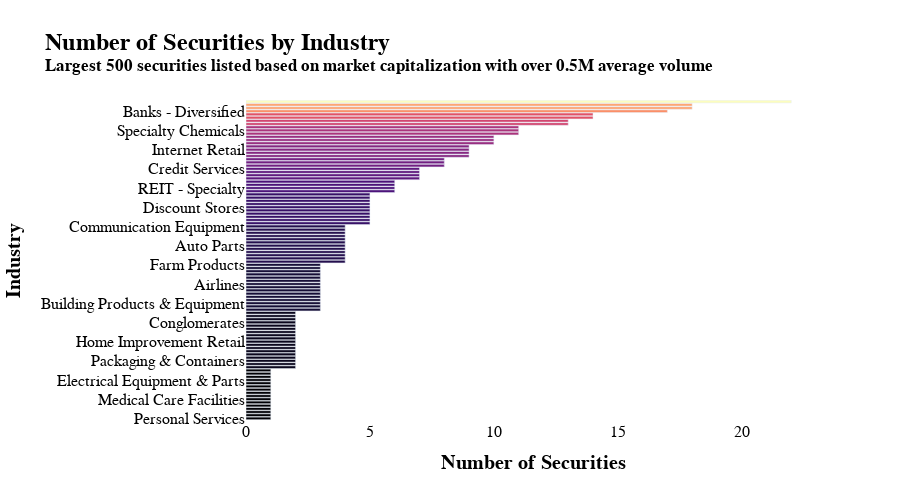

Source (notebook cell):
### Code cell
# create the bar trace
bar_trace = go.Bar(
    x=industryOv['securities'],
    y=industryOv['Industry'],
    orientation='h',
    marker={'color': industryOv['securities'], 'colorscale': 'Magma'},
    hovertemplate=[f'Industry: {ind}<br>Securities: {sec}<br>Market Cap: {mc}<br>Volume: {v} units' for ind, sec, mc, v in zip(industryOv['Industry'], industryOv['securities'], industryOv['marketCap_formatted'], industryOv['volume_formatted'])],
    name=''
)

# create the layout
layout = go.Layout(
    title={
    'text':'<b>Number of Securities by Industry<b><br><sup>Largest 500 securities listed based on market capitalization with over 0.5M average volume</sup>',
    'font':{'size':24,'family':'Goldman Sans','color':'black'}
    },
    xaxis={
    'title':{
    'text':'<b>Number of Securities<b>',    
    'font':{'size':20,'family':'Goldman Sans','color':'black'}
    },
    'tickfont':{'size':16,'family':'Goldman Sans','color':'black'} 
    },
    yaxis={
    'title':{
    'text':'<b>Industry<b>',    
    'font':{'size':20,'family':'Goldman Sans','color':'black'}
    },
    'tickfont':{'size':16,'family':'Goldman Sans','color':'black'}
    },
    hoverlabel={
    'font':{'size':15, 'family':'Goldman Sans'}
    },
    plot_bgcolor='white',
    autosize=True,
    height=500
)

# create the figure
fig = go.Figure(data=[bar_trace], layout=layout)

# show the plot
fig.show()

### Figure 1 — Plotly figure (JSON) as saved in the notebook; plotly's stock layout.template omitted (floating-point values rounded to 4 significant figures)
{"data": [{"hovertemplate": ["Industry: Personal Services<br>Securities: 1<br>Market Cap: $17.21B<br>Volume: 1.46M units", "Industry: Footwear & Accessories<br>Securities: 1<br>Market Cap: $185.42B<br>Volume: 3.87M units", "Industry: Grocery Stores<br>Securities: 1<br>Market Cap: $32.73B<br>Volume: 8.04M units", "Industry: Consumer Electronics<br>Securities: 1<br>Market Cap: $2,308.58B<br>Volume: 70.59M units", "Industry: Confectioners<br>Securities: 1<br>Market Cap: $89.11B<br>Volume: 5.64M units", "Industry: Utilities - Renewable<br>Securities: 1<br>Market Cap: $24.92B<br>Volume: 2.30M units", "Industry: Medical Care Facilities<br>Securities: 1<br>Market Cap: $67.51B<br>Volume: 1.19M units", "Industry: Chemicals<br>Securities: 1<br>Market Cap: $41.19B<br>Volume: 3.44M units", "Industry: Mortgage Finance<br>Securities: 1<br>Market Cap: $15.94B<br>Volume: 3.09M units", "Industry: Food Distribution<br>Securities: 1<br>Market Cap: $38.35B<br>Volume: 1.60M units", "Industry: Pharmaceutical Retailers<br>Securities: 1<br>Market Cap: $30.52B<br>Volume: 5.41M units", "Industry: REIT - Diversified<br>Securities: 1<br>Market Cap: $33.92B<br>Volume: 9.85M units", "Industry: Electrical Equipment & Parts<br>Securities: 1<br>Market Cap: $65.82B<br>Volume: 2.85M units", "Industry: Auto & Truck Dealerships<br>Securities: 1<br>Market Cap: $33.86B<br>Volume: 1.83M units", "Industry: Specialty Business Services<br>Securities: 1<br>Market Cap: $29.14B<br>Volume: 1.00M units", "Industry: Utilities - Regulated Water<br>Securities: 1<br>Market Cap: $25.21B<br>Volume: 2.56M units", "Industry: REIT - Retail<br>Securities: 2<br>Market Cap: $41.24B<br>Volume: 2.32M units", "Industry: Residential Construction<br>Securities: 2<br>Market Cap: $29.16B<br>Volume: 2.48M units", "Industry: Packaging & Containers<br>Securities: 2<br>Market Cap: $17.13B<br>Volume: 4.28M units", "Industry: Resorts & Casinos<br>Securities: 2<br>Market Cap: $31.46B<br>Volume: 4.62M units", "Industry: Scientific & Technical Instruments<br>Securities: 2<br>Market Cap: $25.98B<br>Volume: 1.71M units", "Industry: Specialty Retail<br>Securities: 2<br>Market Cap: $21.52B<br>Volume: 1.82M units", "Industry: Industrial Distribution<br>Securities: 2<br>Market Cap: $30.00B<br>Volume: 2.57M units", "Industry: Staffing & Employment Services<br>Securities: 2<br>Market Cap: $66.31B<br>Volume: 1.85M units", "Industry: Home Improvement Retail<br>Securities: 2<br>Market Cap: $208.31B<br>Volume: 3.70M units", "Industry: Health Information Services<br>Securities: 2<br>Market Cap: $30.54B<br>Volume: 2.14M units", "Industry: Utilities - Diversified<br>Securities: 2<br>Market Cap: $31.62B<br>Volume: 2.19M units", "Industry: REIT - Healthcare Facilities<br>Securities: 2<br>Market Cap: $27.81B<br>Volume: 1.84M units", "Industry: Advertising Agencies<br>Securities: 2<br>Market Cap: $16.17B<br>Volume: 2.05M units", "Industry: Insurance Brokers<br>Securities: 2<br>Market Cap: $48.02B<br>Volume: 0.84M units", "Industry: Conglomerates<br>Securities: 2<br>Market Cap: $95.21B<br>Volume: 3.00M units", "Industry: Copper<br>Securities: 2<br>Market Cap: $59.72B<br>Volume: 6.13M units", "Industry: Beverages - Wineries & Distilleries<br>Securities: 2<br>Market Cap: $36.21B<br>Volume: 1.13M units", "Industry: Beverages - Brewers<br>Securities: 2<br>Market Cap: $72.58B<br>Volume: 32.73M units", "Industry: Electronic Components<br>Securities: 3<br>Market Cap: $38.62B<br>Volume: 2.71M units", "Industry: Oil & Gas Refining & Marketing<br>Securities: 3<br>Market Cap: $52.84B<br>Volume: 3.69M units", "Industry: Building Products & Equipment<br>Securities: 3<br>Market Cap: $41.70B<br>Volume: 3.89M units", "Industry: Medical Distribution<br>Securities: 3<br>Market Cap: $32.71B<br>Volume: 1.49M units", "Industry: REIT - Industrial<br>Securities: 3<br>Market Cap: $63.52B<br>Volume: 1.53M units", "Industry: Real Estate Services<br>Securities: 3<br>Market Cap: $26.22B<br>Volume: 3.91M units", "Industry: Solar<br>Securities: 3<br>Market Cap: $22.68B<br>Volume: 3.28M units", "Industry: Apparel Retail<br>Securities: 3<br>Market Cap: $55.55B<br>Volume: 2.36M units", "Industry: Airlines<br>Securities: 3<br>Market Cap: $20.66B<br>Volume: 5.73M units", "Industry: Steel<br>Securities: 3<br>Market Cap: $31.87B<br>Volume: 2.00M units", "Industry: Tobacco<br>Securities: 3<br>Market Cap: $106.77B<br>Volume: 3.79M units", "Industry: REIT - Residential<br>Securities: 3<br>Market Cap: $18.60B<br>Volume: 2.25M units", "Industry: Lodging<br>Securities: 3<br>Market Cap: $35.96B<br>Volume: 1.29M units", "Industry: Waste Management<br>Securities: 3<br>Market Cap: $38.78B<br>Volume: 1.38M units", "Industry: Farm Products<br>Securities: 3<br>Market Cap: $26.59B<br>Volume: 1.89M units", "Industry: Other Industrial Metals & Mining<br>Securities: 4<br>Market Cap: $97.43B<br>Volume: 12.18M units", "Industry: Gold<br>Securities: 4<br>Market Cap: $26.00B<br>Volume: 6.03M units", "Industry: Drug Manufacturers - Specialty & Generic<br>Securities: 4<br>Market Cap: $43.72B<br>Volume: 5.07M units", "Industry: Insurance - Life<br>Securities: 4<br>Market Cap: $42.02B<br>Volume: 3.03M units", "Industry: Oil & Gas Equipment & Services<br>Securities: 4<br>Market Cap: $41.41B<br>Volume: 4.72M units", "Industry: Auto Parts<br>Securities: 4<br>Market Cap: $23.54B<br>Volume: 1.74M units", "Industry: Medical Instruments & Supplies<br>Securities: 4<br>Market Cap: $46.56B<br>Volume: 1.87M units", "Industry: Insurance - Diversified<br>Securities: 4<br>Market Cap: $195.23B<br>Volume: 3.19M units", "Industry: Farm & Heavy Construction Machinery<br>Securities: 4<br>Market Cap: $79.17B<br>Volume: 2.94M units", "Industry: Integrated Freight & Logistics<br>Securities: 4<br>Market Cap: $61.97B<br>Volume: 2.51M units", "Industry: Agricultural Inputs<br>Securities: 4<br>Market Cap: $34.38B<br>Volume: 2.75M units", "Industry: Communication Equipment<br>Securities: 4<br>Market Cap: $65.94B<br>Volume: 17.53M units", "Industry: Financial Data & Stock Exchanges<br>Securities: 5<br>Market Cap: $55.21B<br>Volume: 5.06M units", "Industry: Diagnostics & Research<br>Securities: 5<br>Market Cap: $96.71B<br>Volume: 1.45M units", "Industry: Semiconductor Equipment & Materials<br>Securities: 5<br>Market Cap: $96.56B<br>Volume: 2.25M units", "Industry: Railroads<br>Securities: 5<br>Market Cap: $84.89B<br>Volume: 4.44M units", "Industry: Electronic Gaming & Multimedia<br>Securities: 5<br>Market Cap: $38.23B<br>Volume: 6.14M units", "Industry: Discount Stores<br>Securities: 5<br>Market Cap: $150.31B<br>Volume: 3.28M units", "Industry: Beverages - Non-Alcoholic<br>Securities: 5<br>Market Cap: $124.90B<br>Volume: 5.49M units", "Industry: Insurance - Property & Casualty<br>Securities: 5<br>Market Cap: $52.65B<br>Volume: 1.73M units", "Industry: Computer Hardware<br>Securities: 5<br>Market Cap: $25.27B<br>Volume: 3.98M units", "Industry: Capital Markets<br>Securities: 5<br>Market Cap: $95.87B<br>Volume: 3.24M units", "Industry: Healthcare Plans<br>Securities: 6<br>Market Cap: $141.12B<br>Volume: 3.43M units", "Industry: REIT - Specialty<br>Securities: 6<br>Market Cap: $38.45B<br>Volume: 2.07M units", "Industry: Restaurants<br>Securities: 6<br>Market Cap: $68.94B<br>Volume: 2.16M units", "Industry: Travel Services<br>Securities: 6<br>Market Cap: $27.40B<br>Volume: 7.91M units", "Industry: Household & Personal Products<br>Securities: 7<br>Market Cap: $98.63B<br>Volume: 2.05M units", "Industry: Specialty Industrial Machinery<br>Securities: 7<br>Market Cap: $51.50B<br>Volume: 2.58M units", "Industry: Information Technology Services<br>Securities: 7<br>Market Cap: $76.35B<br>Volume: 3.19M units", "Industry: Credit Services<br>Securities: 7<br>Market Cap: $155.78B<br>Volume: 4.07M units", "Industry: Biotechnology<br>Securities: 8<br>Market Cap: $60.41B<br>Volume: 1.84M units", "Industry: Packaged Foods<br>Securities: 8<br>Market Cap: $25.79B<br>Volume: 2.74M units", "Industry: Aerospace & Defense<br>Securities: 8<br>Market Cap: $75.14B<br>Volume: 2.78M units", "Industry: Medical Devices<br>Securities: 9<br>Market Cap: $68.32B<br>Volume: 3.10M units", "Industry: Auto Manufacturers<br>Securities: 9<br>Market Cap: $98.54B<br>Volume: 43.22M units", "Industry: Internet Retail<br>Securities: 9<br>Market Cap: $165.72B<br>Volume: 13.47M units", "Industry: Entertainment<br>Securities: 9<br>Market Cap: $50.80B<br>Volume: 6.58M units", "Industry: Oil & Gas E&P<br>Securities: 10<br>Market Cap: $51.40B<br>Volume: 6.64M units", "Industry: Oil & Gas Midstream<br>Securities: 10<br>Market Cap: $41.46B<br>Volume: 4.41M units", "Industry: Internet Content & Information<br>Securities: 10<br>Market Cap: $299.12B<br>Volume: 16.95M units", "Industry: Telecom Services<br>Securities: 11<br>Market Cap: $80.29B<br>Volume: 7.26M units", "Industry: Specialty Chemicals<br>Securities: 11<br>Market Cap: $48.35B<br>Volume: 1.94M units", "Industry: Oil & Gas Integrated<br>Securities: 11<br>Market Cap: $145.46B<br>Volume: 6.94M units", "Industry: Software - Infrastructure<br>Securities: 13<br>Market Cap: $197.73B<br>Volume: 9.91M units", "Industry: Asset Management<br>Securities: 13<br>Market Cap: $35.22B<br>Volume: 2.38M units", "Industry: Software - Application<br>Securities: 14<br>Market Cap: $58.87B<br>Volume: 5.55M units", "Industry: Drug Manufacturers - General<br>Securities: 14<br>Market Cap: $178.69B<br>Volume: 4.73M units", "Industry: Banks - Diversified<br>Securities: 17<br>Market Cap: $106.12B<br>Volume: 8.45M units", "Industry: Semiconductors<br>Securities: 18<br>Market Cap: $125.05B<br>Volume: 13.34M units", "Industry: Banks - Regional<br>Securities: 18<br>Market Cap: $39.70B<br>Volume: 8.52M units", "Industry: Utilities - Regulated Electric<br>Securities: 22<br>Market Cap: $36.46B<br>Volume: 4.22M units"], "marker": {"color": [1, 1, 1, 1, 1, 1, 1, 1, 1, 1, 1, 1, 1, 1, 1, 1, 2, 2, 2, 2, 2, 2, 2, 2, 2, 2, 2, 2, 2, 2, 2, 2, 2, 2, 3, 3, 3, 3, 3, 3, 3, 3, 3, 3, 3, 3, 3, 3, 3, 4, 4, 4, 4, 4, 4, 4, 4, 4, 4, 4, 4, 5, 5, 5, 5, 5, 5, 5, 5, 5, 5, 6, 6, 6, 6, 7, 7, 7, 7, 8, 8, 8, 9, 9, 9, 9, 10, 10, 10, 11, 11, 11, 13, 13, 14, 14, 17, 18, 18, 22], "colorscale": [[0, "#000004"], [0.1111, "#180f3d"], [0.2222, "#440f76"], [0.3333, "#721f81"], [0.4444, "#9e2f7f"], [0.5556, "#cd4071"], [0.6667, "#f1605d"], [0.7778, "#fd9668"], [0.8889, "#feca8d"], [1, "#fcfdbf"]]}, "name": "", "orientation": "h", "type": "bar", "x": [1, 1, 1, 1, 1, 1, 1, 1, 1, 1, 1, 1, 1, 1, 1, 1, 2, 2, 2, 2, 2, 2, 2, 2, 2, 2, 2, 2, 2, 2, 2, 2, 2, 2, 3, 3, 3, 3, 3, 3, 3, 3, 3, 3, 3, 3, 3, 3, 3, 4, 4, 4, 4, 4, 4, 4, 4, 4, 4, 4, 4, 5, 5, 5, 5, 5, 5, 5, 5, 5, 5, 6, 6, 6, 6, 7, 7, 7, 7, 8, 8, 8, 9, 9, 9, 9, 10, 10, 10, 11, 11, 11, 13, 13, 14, 14, 17, 18, 18, 22], "y": ["Personal Services", "Footwear & Accessories", "Grocery Stores", "Consumer Electronics", "Confectioners", "Utilities - Renewable", "Medical Care Facilities", "Chemicals", "Mortgage Finance", "Food Distribution", "Pharmaceutical Retailers", "REIT - Diversified", "Electrical Equipment & Parts", "Auto & Truck Dealerships", "Specialty Business Services", "Utilities - Regulated Water", "REIT - Retail", "Residential Construction", "Packaging & Containers", "Resorts & Casinos", "Scientific & Technical Instruments", "Specialty Retail", "Industrial Distribution", "Staffing & Employment Services", "Home Improvement Retail", "Health Information Services", "Utilities - Diversified", "REIT - Healthcare Facilities", "Advertising Agencies", "Insurance Brokers", "Conglomerates", "Copper", "Beverages - Wineries & Distilleries", "Beverages - Brewers", "Electronic Components", "Oil & Gas Refining & Marketing", "Building Products & Equipment", "Medical Distribution", "REIT - Industrial", "Real Estate Services", "Solar", "Apparel Retail", "Airlines", "Steel", "Tobacco", "REIT - Residential", "Lodging", "Waste Management", "Farm Products", "Other Industrial Metals & Mining", "Gold", "Drug Manufacturers - Specialty & Generic", "Insurance - Life", "Oil & Gas Equipment & Services", "Auto Parts", "Medical Instruments & Supplies", "Insurance - Diversified", "Farm & Heavy Construction Machinery", "Integrated Freight & Logistics", "Agricultural Inputs", "Communication Equipment", "Financial Data & Stock Exchanges", "Diagnostics & Research", "Semiconductor Equipment & Materials", "Railroads", "Electronic Gaming & Multimedia", "Discount Stores", "Beverages - Non-Alcoholic", "Insurance - Property & Casualty", "Computer Hardware", "Capital Markets", "Healthcare Plans", "REIT - Specialty", "Restaurants", "Travel Services", "Household & Personal Products", "Specialty Industrial Machinery", "Information Technology Services", "Credit Services", "Biotechnology", "Packaged Foods", "Aerospace & Defense", "Medical Devices", "Auto Manufacturers", "Internet Retail", "Entertainment", "Oil & Gas E&P", "Oil & Gas Midstream", "Internet Content & Information", "Telecom Services", "Specialty Chemicals", "Oil & Gas Integrated", "Software - Infrastructure", "Asset Management", "Software - Application", "Drug Manufacturers - General", "Banks - Diversified", "Semiconductors", "Banks - Regional", "Utilities - Regulated Electric"]}], "layout": {"autosize": true, "height": 500, "hoverlabel": {"font": {"family": "Goldman Sans", "size": 15}}, "plot_bgcolor": "white", "title": {"font": {"color": "black", "family": "Goldman Sans", "size": 24}, "text": "<b>Number of Securities by Industry<b><br><sup>Largest 500 securities listed based on market capitalization with over 0.5M average volume</sup>"}, "xaxis": {"tickfont": {"color": "black", "family": "Goldman Sans", "size": 16}, "title": {"font": {"color": "black", "family": "Goldman Sans", "size": 20}, "text": "<b>Number of Securities<b>"}}, "yaxis": {"tickfont": {"color": "black", "family": "Goldman Sans", "size": 16}, "title": {"font": {"color": "black", "family": "Goldman Sans", "size": 20}, "text": "<b>Industry<b>"}}}}
